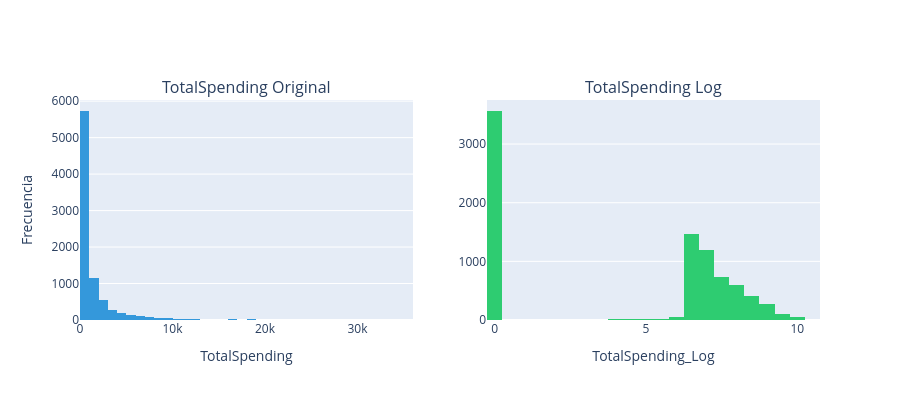

Here is the notebook cell this chart was saved with:
### Code cell
fig = make_subplots(rows=1, cols=2, 
                    subplot_titles=('TotalSpending Original', 'TotalSpending Log'))

fig.add_trace(go.Histogram(x=df_clean['TotalSpending'], nbinsx=50, 
                           marker_color='#3498db', name='Original'), row=1, col=1)
fig.add_trace(go.Histogram(x=df_clean['TotalSpending_Log'], nbinsx=50, 
                           marker_color='#2ecc71', name='Log'), row=1, col=2)

fig.update_layout(height=400, showlegend=False)
fig.update_xaxes(title_text="TotalSpending", row=1, col=1)
fig.update_xaxes(title_text="TotalSpending_Log", row=1, col=2)
fig.update_yaxes(title_text="Frecuencia", row=1, col=1)
fig.show()

### Figure 1 — Plotly figure (JSON) as saved in the notebook; plotly's stock layout.template omitted (floating-point values rounded to 4 significant figures; data arrays with more than 128 entries replaced by an {"elided": "..."} marker saying what was removed)
{"data": [{"marker": {"color": "#3498db"}, "name": "Original", "nbinsx": 50, "type": "histogram", "x": {"elided": "8514 int values"}, "xaxis": "x", "yaxis": "y"}, {"marker": {"color": "#2ecc71"}, "name": "Log", "nbinsx": 50, "type": "histogram", "x": {"elided": "8514 float values"}, "xaxis": "x2", "yaxis": "y2"}], "layout": {"annotations": [{"font": {"size": 16}, "showarrow": false, "text": "TotalSpending Original", "x": 0.225, "xanchor": "center", "xref": "paper", "y": 1, "yanchor": "bottom", "yref": "paper"}, {"font": {"size": 16}, "showarrow": false, "text": "TotalSpending Log", "x": 0.775, "xanchor": "center", "xref": "paper", "y": 1, "yanchor": "bottom", "yref": "paper"}], "height": 400, "showlegend": false, "xaxis": {"anchor": "y", "domain": [0, 0.45], "title": {"text": "TotalSpending"}}, "xaxis2": {"anchor": "y2", "domain": [0.55, 1], "title": {"text": "TotalSpending_Log"}}, "yaxis": {"anchor": "x", "domain": [0, 1], "title": {"text": "Frecuencia"}}, "yaxis2": {"anchor": "x2", "domain": [0, 1]}}}
